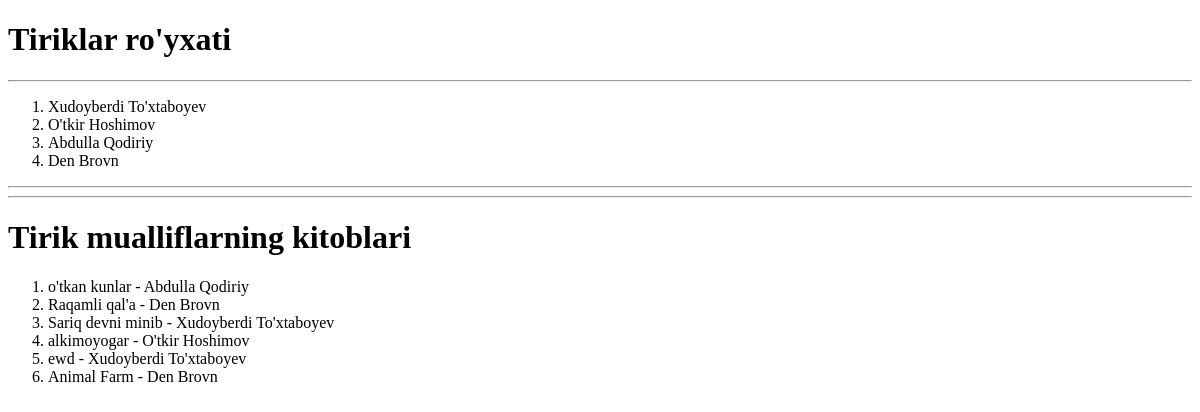
Page /tirik/ on the earlier database version.
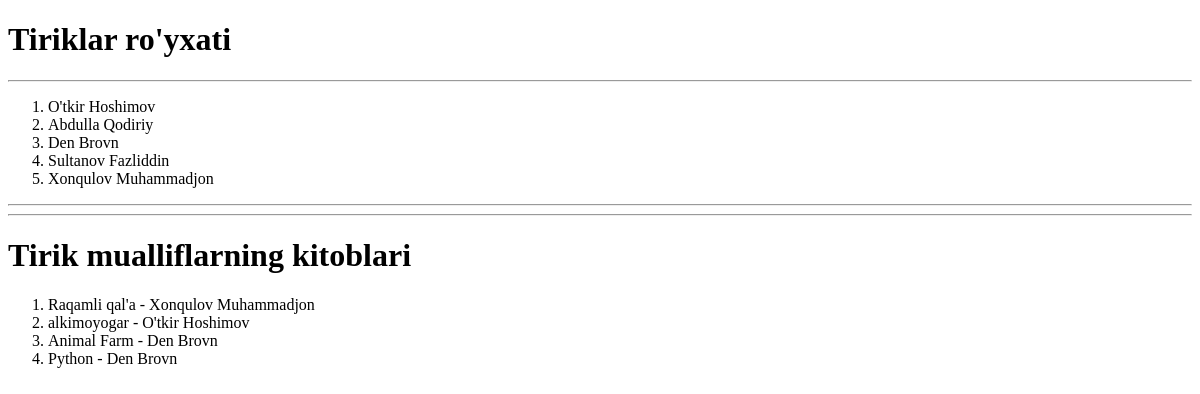
Same page on the later database version.
### main/models.py (models this page shows, shortened)
class Muallif(models.Model):
    ism = models.CharField(max_length=255)
    jins = models.CharField(max_length=255, choices=(('erkak', 'erkak'), ('ayol', 'ayol')))
    tugilgan_sana = models.DateTimeField()
    kitob_soni = models.PositiveIntegerField()
    tirik = models.BooleanField(default=True)
    class Meta:
        verbose_name = 'Muallif'
        verbose_name_plural = 'Mualliflar'

class Kitob(models.Model):
    nom = models.CharField(max_length=255)
    janr = models.CharField(max_length=255)
    sahifa = models.PositiveIntegerField()
    muallif = models.ForeignKey(Muallif, on_delete=models.CASCADE, )
    class Meta:
        verbose_name = 'Kitob'
        verbose_name_plural = 'Kitoblar'

### main/views.py (the view)
# urls.py: path("tirik/", tirik_view),
def tirik_view(request):
    tiriklar = Muallif.objects.filter(tirik=True)
    tirik_kitoblar = Kitob.objects.filter(muallif__tirik=True)
    context = {
        'tiriklar': tiriklar,
        'tirik_kitoblar': tirik_kitoblar,
    }
    return render(request, "tirik.html", context=context)

### templates/tirik.html (shortened to what this page needs)
<!DOCTYPE html>
<html lang="en">
<head>
</head>
<body>
<h1>Tiriklar ro'yxati</h1>
<hr>
<ol>
  {% for tirik in tiriklar %}
  <li>{{tirik.ism}}</li>
  {% endfor %}
</ol>
<hr>
<hr>
<h1>Tirik mualliflarning kitoblari</h1>
<ol>
    {% for tirik_kitob in tirik_kitoblar %}
    <li>{{tirik_kitob.nom}} - {{tirik_kitob.muallif.ism}}</li>
    {% endfor %}
</ol>
</body>
</html>

Differences in the rows shown:
removed Muallif: ism "Xudoyberdi To'xtaboyev"
removed Kitob: nom "o'tkan kunlar", muallif.ism "Abdulla Qodiriy"
removed Kitob: nom "Sariq devni minib", muallif.ism "Xudoyberdi To'xtaboyev"
removed Kitob: nom "ewd", muallif.ism "Xudoyberdi To'xtaboyev"
added Muallif: ism "Sultanov Fazliddin"
added Muallif: ism "Xonqulov Muhammadjon"
changed Kitob "Raqamli qal'a": muallif.ism "Den Brovn" → "Xonqulov Muhammadjon"
added Kitob: nom "Python", muallif.ism "Den Brovn"
